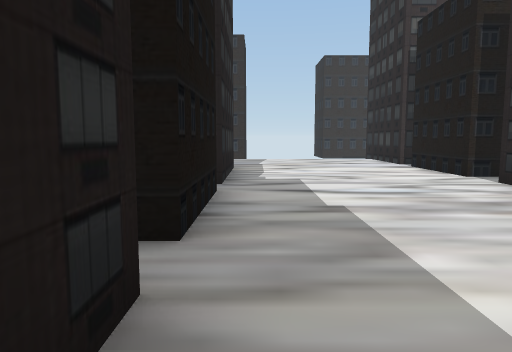
View 1 (above)

24 first-person views from a walk through a scene from a Unity 3-D project. The camera is 1.4 m above the floor, tilts 6° down and sees 70° across. The floor is counted in squares, 2 m on a side. Each view is taken from the middle of a square. On the plan, view 1 faces up. The plan holds only what a view shows up to about 11 squares ahead; the rest is blank. The place goes on beyond the plan. Some surface patterns are stand-ins.

View 2
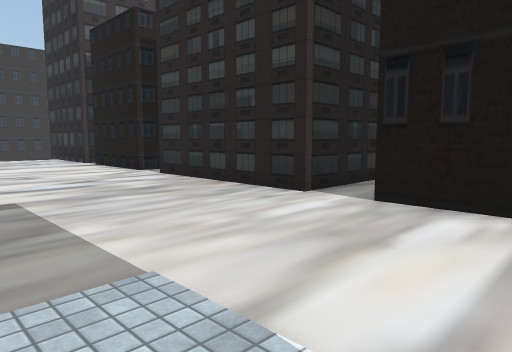

View 3
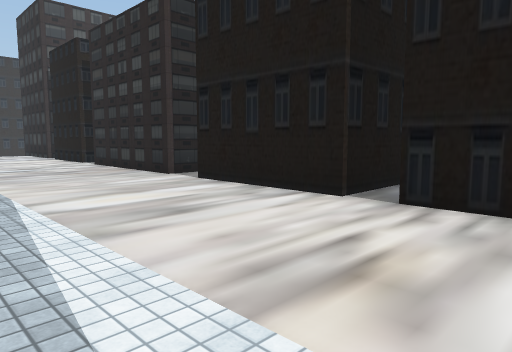

View 4
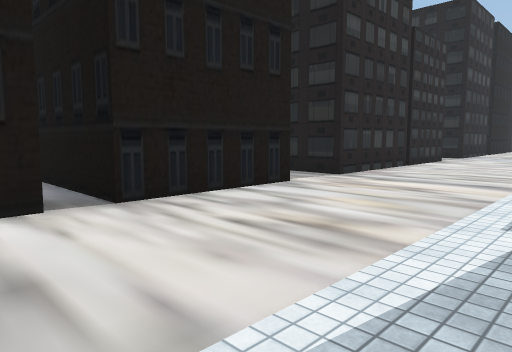

View 5
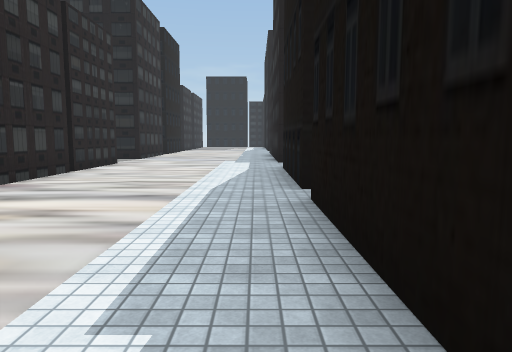

View 6
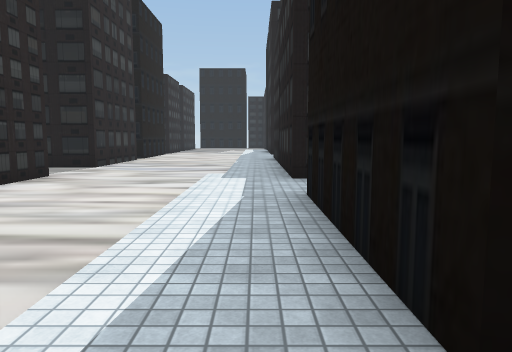

View 7
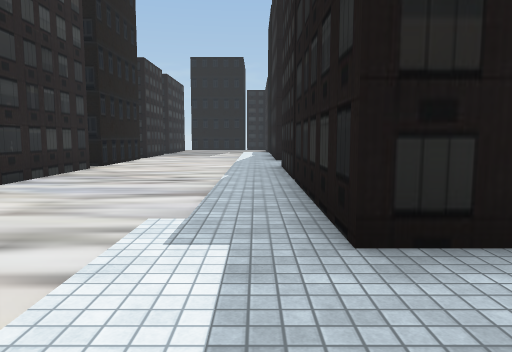

View 8
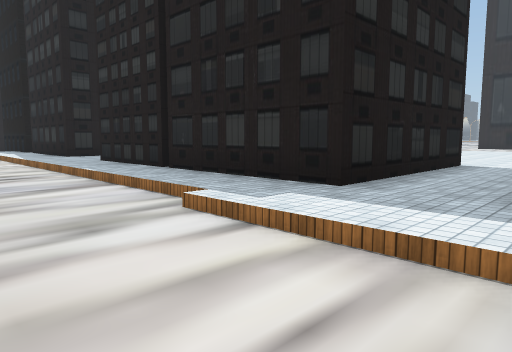

View 9
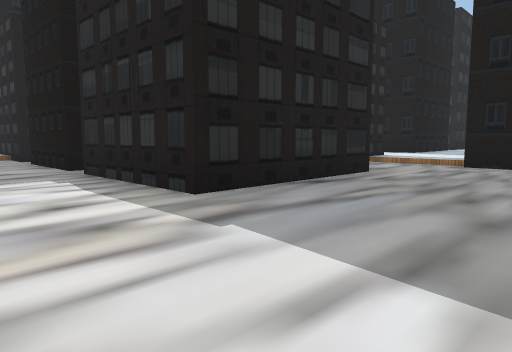

View 10
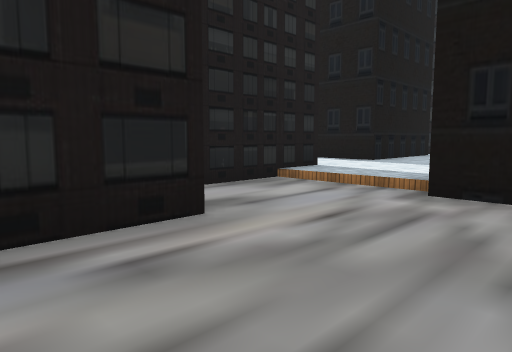

View 11
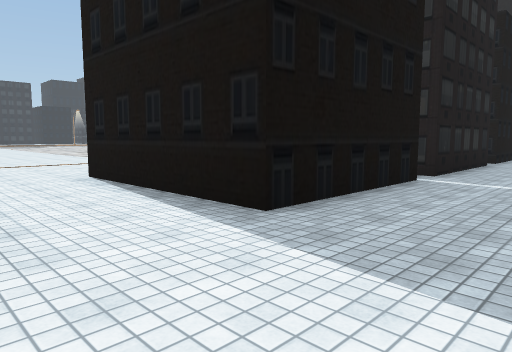

View 12
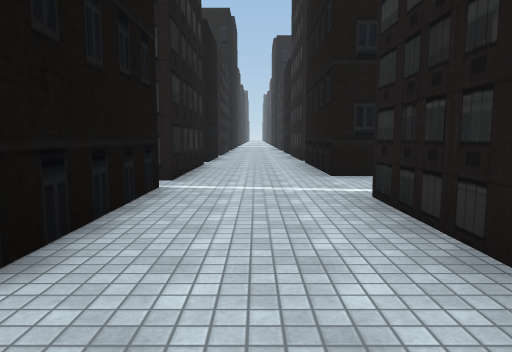

View 13
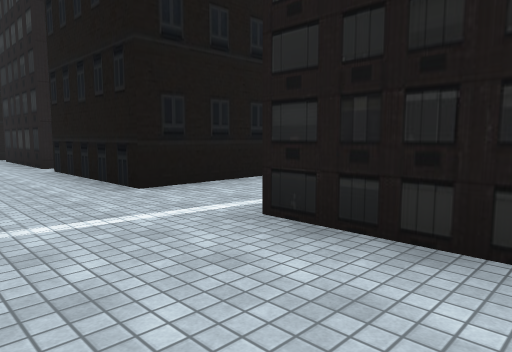

View 14
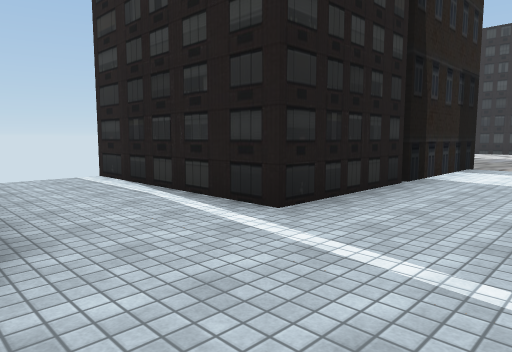

View 15
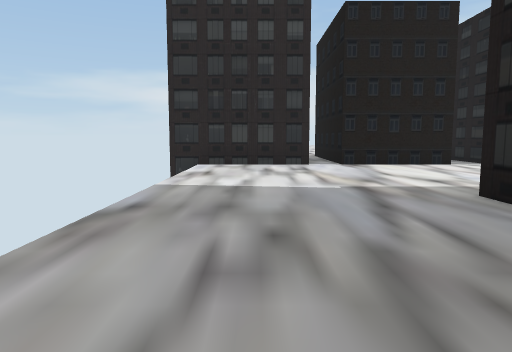

View 16
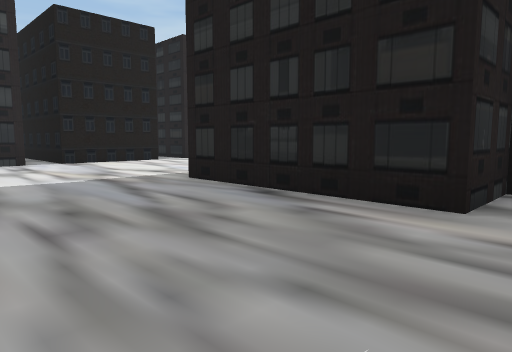

View 17
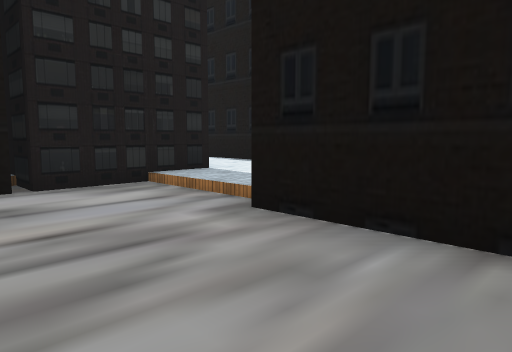

View 18
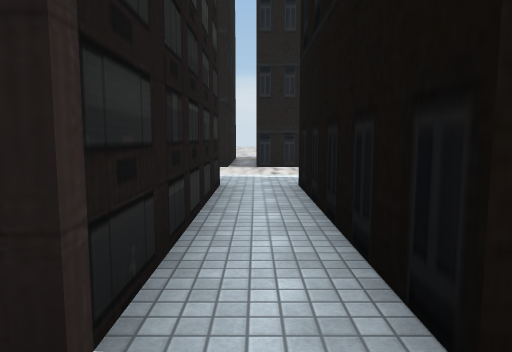

View 19
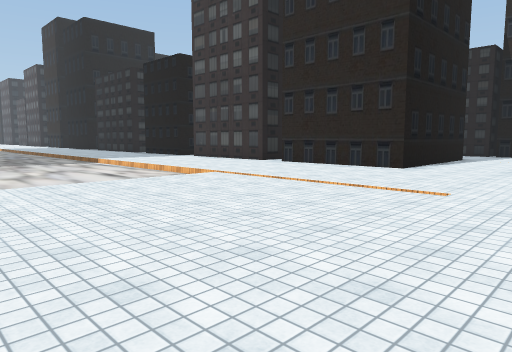

View 20
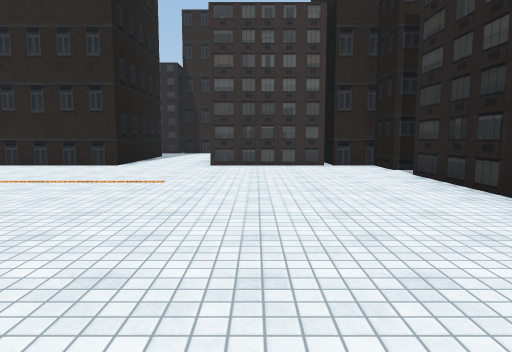

View 21
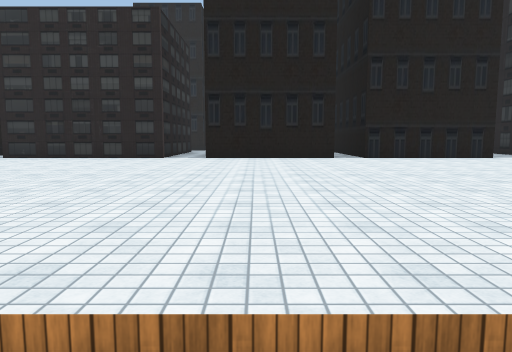

View 22
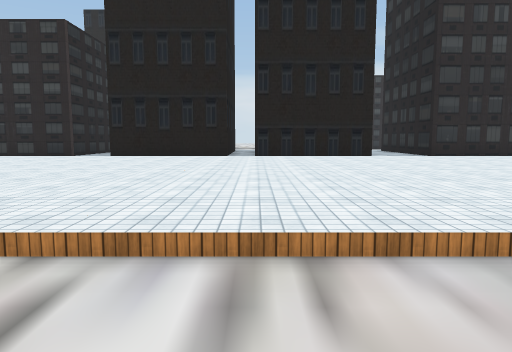

View 23
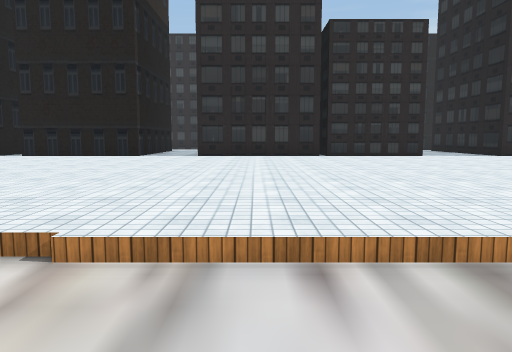

View 24
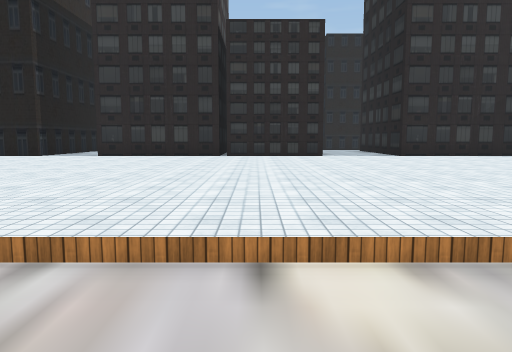

### Floor plan
Key: @ floor where view 1 was taken; # wall or solid block; . main floor; - floor 0.25 m lower than the main floor; / step, stairs or slope.
Columns run from 23 left of view 1 to 6 right of it. Each row starts with its distance up from view 1.
 15        ..#                  #
 14       #..#     #------------#
 13       #..#     #------------#
 12 #######..#######------------#
 11 .............../--------------
 10   ............./--#####-----##
  9   ............./--#   #-----#
  8  ## ########..#####   #-----#
  7            #..        #-----#
  6            #..        ------#
  5         ####..#####   #-----#
  4        ...........#   #-----#
  3       ............#   #-----##
  2      .............#   #-------
  1     //////////....#   #-----#
  0    ------/........#    @/---#
 -1   -------/........#    ./---#
 -2   -------/........#####./---##
 -3        --/............../---##
 -4          /........#####./---#
 -5         -/........#   #./---#
 -6          /........#   #./---#
 -7         -/........#   #./----
 -8        --/........##  #./-----
 -9         -/........#   #./---##
-10          /........#   #./---#
-11            .......#   #./---#
-12            ............./---#
-13          /............../---#
-14         -/........#####./---#
-15        --/........#   #.----#
-16         -/........#   #.-----
-17         -/........#   #.-----
-18        --/........#   #.----##
-19         -/........#   #.----#
-20          /........#   #.----#
-21            ........   ..----#
-22             .......   ..----#
-23               ....#   #.-

Where each view was taken, in squares from view 1:
view 1: 0 up, 0 right, facing up
view 2: 1 down, 0 right, facing up-right
view 3: 5 down, 0 right, facing up-right
view 4: 1 down, 0 right, facing down-right
view 5: 3 down, 0 right, facing down
view 6: 7 down, 0 right, facing down
view 7: 11 down, 0 right, facing down
view 8: 11 down, 3 right, facing down-left
view 9: 14 up, 2 right, facing down-left
view 10: 13 up, 3 left, facing down-left
view 11: 11 up, 9 left, facing down-left
view 12: 10 up, 10 left, facing left
view 13: 9 up, 12 left, facing up-left
view 14: 9 up, 17 left, facing up-right
view 15: 13 up, 5 left, facing right
view 16: 14 up, 6 left, facing down-right
view 17: 14 up, 5 left, facing down-left
view 18: 3 down, 6 left, facing right
view 19: 4 down, 8 left, facing up-left
view 20: 5 down, 8 left, facing up
view 21: 5 down, 15 left, facing right
view 22: 8 down, 16 left, facing right
view 23: 15 down, 16 left, facing right
view 24: 18 down, 16 left, facing right
